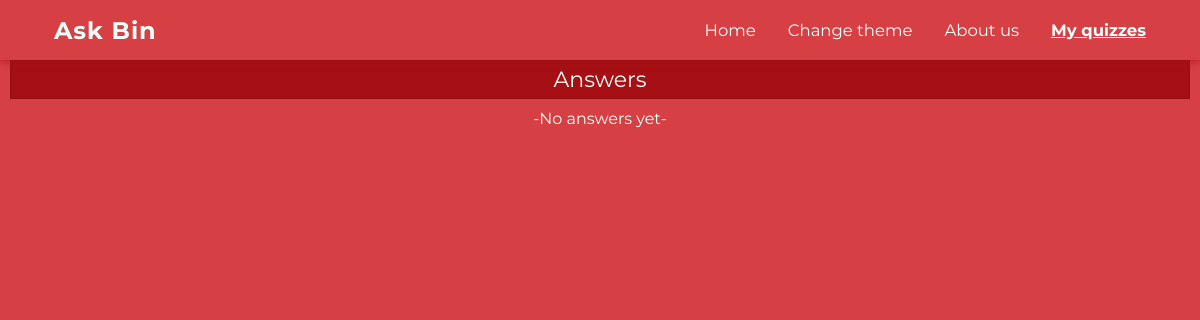
Before: /viewQuiz.php?name=test (signed in) with the older database file.
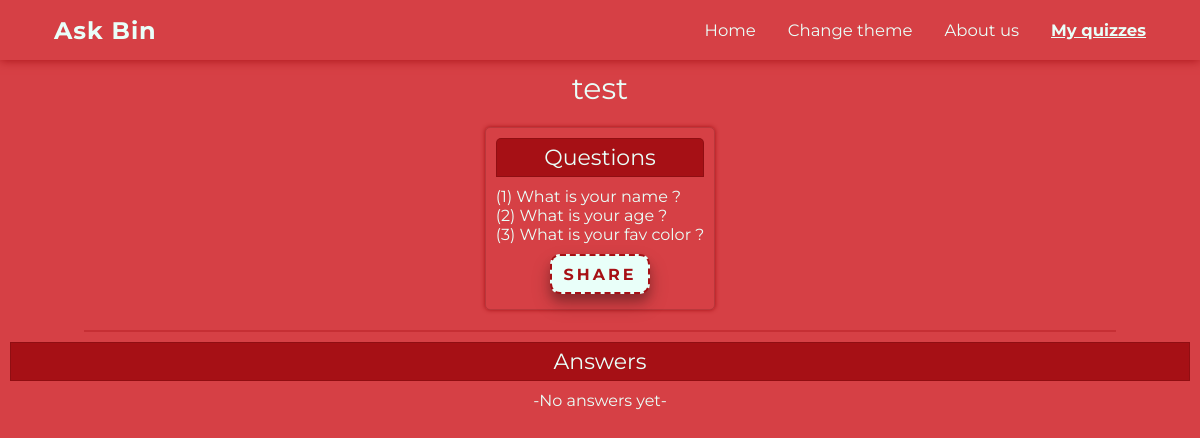
After: the same page with the newer database file.
### tables this page shows
CREATE TABLE `forms` (
  `id` smallint(11) NOT NULL,
  `owner` varchar(255) NOT NULL,
  `formname` varchar(255) NOT NULL,
  `numberofquestions` smallint(11) NOT NULL,
  `questions` varchar(2550) NOT NULL
);

### viewQuiz.php (the view, shortened to what this page needs)
<!DOCTYPE html>
<html lang="en">
<head>
    <link rel="stylesheet" href="https://cdnjs.cloudflare.com/ajax/libs/font-awesome/5.15.1/css/all.min.css">
    <link rel="stylesheet" href="style.css">
</head>
<body>
    <header>
        <h1>Ask Bin</h1>
        <section class="menu">
            <ul class="menu-list">
                <li><a href="home.php">Home</a></li>
                <li onclick="theme()">Change theme</li>
                <li><a href="about.php">About us</a></li>
                <li class="active"><a href="login.php">My quizzes</a></li>
            </ul>
        </section>
    </header>
    <?php
        if (isset($_GET['name'])) {
            $formname = $_GET['name'];
            $servername = "mysql:host=localhost;dbname=ask-bin";
            $username = "root";
            $password = "";
            $conn = new PDO($servername,$username,$password);
            $conn->setAttribute(PDO::ATTR_ERRMODE, PDO::ERRMODE_EXCEPTION);
            $owner = $_SESSION['username'];
            $sql = "SELECT * FROM forms WHERE owner='$owner' AND formname='$formname'";
            $result = $conn->query($sql);
            if($result->rowCount() > 0){
                while($row = $result->fetch()){
                    echo '<p class="quizName">'.$row['formname'].'</p>';
                    echo '<section class="questions">
                    <p class="qa">Questions</p>';
                    echo '<pre class="question">'.$row['questions'].'</pre>';
                    echo '<button class="btn cta" onclick="copied();">Share</button>';
                    echo '</section><hr>';
                }
            }
            echo '<p class="qa qa2">Answers</p>
            <section class="answers">';
            $sql = "SELECT * FROM submits WHERE owner='$owner' AND formname='$formname'";
            $result = $conn->query($sql);
            if($result->rowCount() > 0){
                while($row = $result->fetch()){
                    echo '<div class="answer">';
                    echo '<pre class="answered">'.$row['answers'].'</pre>';
                    echo '</div>';
                }
                unset($result);
            }else{
                echo '<p class="answered" style="text-align: center;">-No answers yet-';
            }
            echo '</section>';
        } else {
            header("Location: myQuizzes.php");
        }
    ?>
</body>
</html>

Changed rows visible on the page:
added forms: formname "test", questions "(1) What is your name ? (2) What is your age ? (3) What is your fav color ?"
